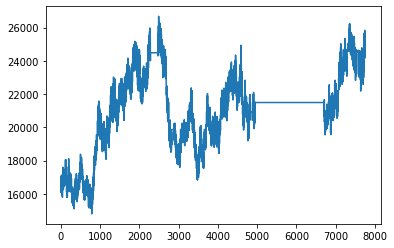

Source code (Python):
#@title
import numpy as np
#from scipy import optimize
#from scipy.misc import derivative
import matplotlib.pyplot as plt
#import pickle 
#from sklearn.preprocessing import normalize


#from shapely.geometry import LineString
#from shapely.geometry import Point

#slit position
def slit(t, s, omega):
    return -h-(s*np.cos(omega*t))

#slit velocity
def der_slit(t, s, omega):
    return s*np.sin(omega*t)*omega
    
#ball position
def ball(t, y, v, t0):
    return (y+(v*(t-t0)))

#difference between position of ball and slit
def coll(t, y, v, t0, s, omega):
    return (slit(t, s, omega)-ball(t, y, v, t0))

#derivative of the above function
def der_coll(t, v,  s, omega):
    return der_slit(t, s, omega) - v

def normalize(x):
    return x/np.linalg.norm(x)

#root finding function
def rtsafe(x1, x2, y, v, t, s, omega, xacc=0.0001, maxit = 100):
    fl = coll(x1, y, v, t, s, omega)
    fh = coll(x2, y, v, t, s, omega)
    if (fl>0 and fh>0) or (fl<0 and fh<0):
        print ('root not bracketed')
    if fl==0:
        rtsafe = x1
        return rtsafe
    
    elif fh==0:
        rtsafe = x2
        return rtsafe
    
    elif fl<0:
        xl = x1
        xh = x2

    else:
        xh = x1
        xl = x2

    rtsafe = 0.5*(x1+x2)
    dxold = abs(x2-x1)
    dx = dxold

    f = coll(rtsafe, y, v, t, s, omega)
    df = der_coll(rtsafe, v, s, omega)
    j = 1
    while j<maxit:
        if (((rtsafe-xh)*df-f)*((rtsafe-xl)*df-f))>0 or (abs(2.*f) > abs(dxold*df)):
            dxold = dx
            dx = 0.5*(xh-xl)
            rtsafe = xl+dx
            if xl == rtsafe:
                return rtsafe
        else:
            dxold = dx
            dx = f/df
            temp = rtsafe
            rtsafe = rtsafe-dx
            if temp == rtsafe:
                return rtsafe
        if (abs(dx)  < xacc):
            return rtsafe
        
        f = coll(rtsafe, y, v, t, s, omega)
        df = der_coll(rtsafe, v,  s, omega)

        if (f < 0 ):
            xl = rtsafe
        else:
            xh = rtsafe
    
        j += 1
    print("steps exceeded")
    return None

def sem_func(x, r):
    return np.sqrt((r**2)-(x**2))

def d_sem_func(x, r):
    return (-x/np.sqrt((r**2)-(x**2)))

def bar_enclosure(x, y , u, v, t, lam, l, h, s, omega):
    if y!= (-h+s) or v>0:
        print('y!= (-h+s) or v>0,', 'h:',h, 'v:', v)
    t2 = t - ((2*s)/v)
    if (coll(t, y, v, t, s, omega)*coll(t2, y, v, t, s, omega))<0:
        root = rtsafe(t, t2,y, v, t, s, omega, xacc=0.0000001, maxit = 100)
        if root>t2 or root<t:
            print("glitch2:",  'tf1', t,' tf2', t2 , 'root:', root)
        dd = der_slit(root ,s , omega) #velocity of slit
        vf = (2*dd) - v
        if vf<0:
            print('??')
        y_coll = slit(root ,s , omega)
        #print('ycoll:', y_coll)
        tf = root + (((-h+s)-y_coll)/vf)
        xf = x + u*(tf-t)
        uf = u
        sign = np.sign(xf)
        if abs(xf)>l:
            x_left = abs(xf - (sign*l))
            quo = x_left//(2*l)
            rem = x_left%(2*l)
            if quo%2 == 1:
                xf = sign*(rem-l)
            elif quo%2 == 0:
                xf = sign*(l-rem)
                uf = -u
        yf = -h + s
    else:
        print('berror')
    if vf<0:
        print('other way4')
    return (xf, yf, uf, vf, tf)

def semicircle_enclosure(x, y , u, v, t, lam, l, h, s, omega):
    r = l #for semi enclosure
    #make sure the ball is moving towards the enclosure
    if v<0:
        print('moving the other direction')

    #defining velocity vector
    vel_vec = np.array([u, v])

    # find where it hits the ball
    # coeffs. for a quadratic equation
    m = (vel_vec[1]/vel_vec[0])
    k = 0
    #print('entered enclosure:', 'x:', x, 'y:', y, 'u:', u, 'v:', v)
    while True:
        
        a = 1+ (m**2)
        b = -2*((m**2)*x - (m*(y-h)))
        c = ((m*x)**2) - (r**2) + ((y-h)**2) - (2*m*x*(y-h))
        disc = (b**2) - (4*a*c) 
        #y = sem_func(x, r)
        #print('x:', x, 'y:', y)
        #print('disc:', (b**2) - (4*a*c) )

        if disc > 0:
            sol1 = (-b-np.sqrt(disc))/(2*a) 
            sol2 = (-b+np.sqrt(disc))/(2*a)
            ysol1 = m*(sol1-x) + y
            ysol2 = m*(sol2-x) + y
            #print('sol1:', sol1, 'sol2:', sol2)
            #print('ysol1:', ysol1, 'ysol2:' ,ysol2)
            if (ysol1>h) != (ysol2>h):
                if k ==0:
                    #print('first collision')
                    if (ysol1>h):
                        xf = sol1
                        yf = ysol1
                    else:
                        xf = sol2
                        yf = ysol2
                else:
                    #print('last collision')
                    yf = h
                    xf = x + ((h-y)/m)
                    ty = (yf-y)/vel_vec[1]
                    tx = (xf-x)/vel_vec[0]
                    if abs(tx - ty) > 0.000001:
                        print('failed!: tx', tx, 'ty', ty)
                    t+=ty
                    #print('exit enclosure:', 'x:', xf, 'y:', yf, 'u:', vel_vec[0], 'v:', vel_vec[1])
                    if vel_vec[1]>0:
                        print('other way 2', 'nor_vec:', nor_vec, 'p:', p, 'xf:', xf, 'vel_prev:'
                        	, vel_prev, 'pos_prev:', pos_prev)
                    return (xf, yf, vel_vec[0], vel_vec[1], t)
            elif ((ysol1>h) and (ysol2>h)) and k>0:
                if (x - sol1) < 0.000001:
                    xf = sol2
                    yf = ysol2
                else:
                    xf = sol1
                    yf = ysol1
                    
            else:
                print('2 y neg:' ,'ys:', ysol1, ysol2, 'xs', sol1, sol2)
        else:
            
            print('disc_neg')
        
        p = float(d_sem_func(xf, r))
        #print('p:', p)
        if p != 0:
            nor_vec = np.array([p, -np.sign(p)*(1/p)])
            #print('nor vec:', nor_vec)
            nor_vec = normalize(nor_vec.reshape(2, 1))
        else:
            nor_vec = np.array([0, -1]).reshape(2, 1)
        #nor_inc = normalize(vel_vec)
        vel_vec = vel_vec.reshape(2,1)
        ref = np.array(vel_vec - (2*np.dot(np.transpose(nor_vec), vel_vec)*nor_vec))
        ref = ((np.linalg.norm(vel_vec)/np.linalg.norm(ref))*ref).reshape(2, 1)
        #print('ref:', ref, 'ref shape:', ref.shape)
        if abs(np.linalg.norm(vel_vec) - np.linalg.norm(ref))>1e-5:
            print('unnormalized collision:', np.linalg.norm(vel_vec), np.linalg.norm(ref))
        tx = (xf-x)/vel_vec[0]
        ty = (yf-y)/vel_vec[1]
        if abs(tx - ty) > 0.0000001:
            print('failed!: tx', tx, 'ty', ty)
        t+=tx
        vel_prev = vel_vec
        pos_prev = (x, y)
        x = xf
        y = yf
        vel_vec = np.array(ref)
        k += 1
        m = (ref[1]/ref[0])
        #print('x:', x, 'y:', y, 'vel_vec:', vel_vec, 'm:', m)
        


#mapping function from one state to the next  
def stadium_travel(x, y , u, v, t, lam, l, h, s, omega):
    lt = (-l - x)/u #time it would take to hit left wall
    rt = (l-x)/u    #time it would take to hit right wall
    ut = (h-y)/v    #time it would take to hit top wall which 
                    #is in contact with the semi-circle enclosure.
    dt = ((-h+s)-y)/v   #time it would take to hit bottom wall
    time_step = [lt, rt, ut, dt] #feeding it into an array
    print('t_left:',time_step[0], 't_right:',time_step[1], 
           't_top:',time_step[2], 't_bottom:',time_step[3])
    
    #mechanism to find the lowest positive number
    for n, i in enumerate(time_step):
        if i<=0:
            time_step[n] = 1e8
    di = np.argmin(time_step) #index of the lowest positive number
    tf = t + time_step[di] #time at which the next wall would be hit

    # if the collision is with left or right wall
    if di==0 or di == 1:
        uf = -u
        vf = v
        yf = y + v*time_step[di]
        sign = np.sign(yf)
        if abs(yf)>h:
            print('glitch: yf', yf, 'y', y, 'v', v, 'dt:', time_step[di])
        elif di==0:
            xf = -l
            if tf>4000:
                print('next wall: left')
        else:
            xf = l
            if tf>4000:
                print('next wall: right')
    
    #if collision is with top or bottom wall
    if di==2 or di==3:
        
        if di==2:
        
            yf = h
            xf = x + u*time_step[di]
            #if tf>4000:
            #    print('next wall: semi-circle enclosure')
            (xf, yf , uf, vf, tf) = semicircle_enclosure(xf, yf , u, v, tf, lam, l, h, s, omega)
            if (yf != h) or (abs(xf)>l):
                print('glitch2:', 'x:', xf, 'y:', yf, 'u:', uf, 'v:', vf) 
            
        elif di==3:
            #print('bottom bar')
            #print('(-h+s)-y:',(-h+s)-y)
            if v>0:
                print('???')
            yf = -h+s
            xf = x + u*time_step[di]
            #if tf>4000:
            #    print('next wall: bar enclosure')
            (xf, yf , uf, vf, tf) = bar_enclosure(xf, yf , u, v, tf, lam, l, h, s, omega)
            if (yf != -h+s) or (abs(xf)>l):
                print('glitch2:', 'x:', xf, 'y:', yf, 'u:', uf, 'v:', vf) 
    return (xf, yf, uf, vf, tf)

def iteration(xi, yi, ui, vi, omega, lam, l, h, s, ni, t=0):
    state_tup = (xi, yi, ui, vi, t)
    #print('x =', state_tup[0], 'y=', state_tup[1], 
    #         'u=', state_tup[2], 'v=', state_tup[3], 't=', state_tup[4])
    states  = []
    states.append(state_tup)
    k = 0
    while k<ni:
        (x, y, u, v, tf) = stadium_travel(xi, yi , ui, vi, t, lam, l, h, s, omega)
        state_tup = (x, y, u, v, tf)
        #if tf>4000:
        #    print('\nx =', state_tup[0], 'y=', state_tup[1], 
        #          'u=', state_tup[2], 'v=', state_tup[3], 't=', state_tup[4])
        states.append(state_tup)
        (xi, yi, ui, vi, t) = (x, y, u, v, tf)
        k += 1
    n_osc = int((omega*t)/(2*np.pi))
    #print(n_osc)
    return states


def plot_bill(states):
    #xs = []
    #ys = []
    es = []
    ts = []
    for i in states:
        (x, y, u, v, t) = i
        es.append((v**2)+(u**2))
        #xs.append(x)
        #ys.append(y)
        ts.append(t)
    #plt.scatter(xs, ys)
    #plt.xlim(-20, 20)
    #plt.ylim(-10, 10)
    #plt.show()
    plt.plot(ts, es)
    plt.show()

omega=1
lam=1
ui= 4*omega/np.pi
vi= 100*ui
l = 0.5
h= 2
s = 0.1


res = iteration(xi =-0.25, yi=-0.65, ui = ui, 
                vi =vi,
                omega=omega, lam=1, l=0.5, h=2,s = 0.1, 
                ni=500000)
plot_bill(res)
'''
def save_ensemble_states(ui= ((4*lam*omega)/np.sqrt(5)),
                vi=(41*((4*lam*omega)/np.sqrt(5))), 
                omega=(2*np.pi/70), 
                lam=1, l=2, h=1,s = 0.1,  ni=10000, 
                ensemble_size = 100):
    k = 0
    systems = []
    while k<ensemble_size:
        res = iteration(xi = np.random.uniform(-l,l), 
                        yi= np.random.uniform(-h,h),
                        ui= ui,
                vi=vi, omega=omega, 
                lam=lam, l=l, h=h,s = s,  ni=ni)
        systems.append(res)
        k+=1
        print(k)
    return systems
      
    # source, destination 
                   
    
omega=1
lam=1
ui= 4*omega/np.pi
vi= 100*ui
l = 0.5
h= 2
s = 0.1


systems = save_ensemble_states(ui= ui,
                vi=vi, 
                omega=omega, 
                lam=lam, l=l, h=h,s = s, ni=100000)
#np.save('stadium_100.npy', systems)   

print('saved!!')

tfs = []
for i in systems:
    last_state = i[len(i)-1]
    print(last_state)
    (x, y, u, v, tm) = last_state
    tfs.append(tm)

tf = min(tfs)
print(tf)

def load_and_plot(time_step=1):
    t = 1
    vels = []
    ts = []
    while t<tf:
        v = 0
        for i in systems:
            for n, j in enumerate(i[0:(len(i)-1)]):
                #print(i,j)
                (x1, y1, u1, v1, t1) = j
                (x2, y2, u2, v2, t2) = i[n+1]
                if t<=t2 and t>=t1:
                    v += ((u1**2)+(v1**2)
                    break
        vels.append(v)
        ts.append(t)
        t += time_step
        print(t)
        #print(v)
    print(vels)
    print(ts)
    
    plt.plot(ts, vels/100)
    plt.show()
   
        

load_and_plot(time_step=10)
'''